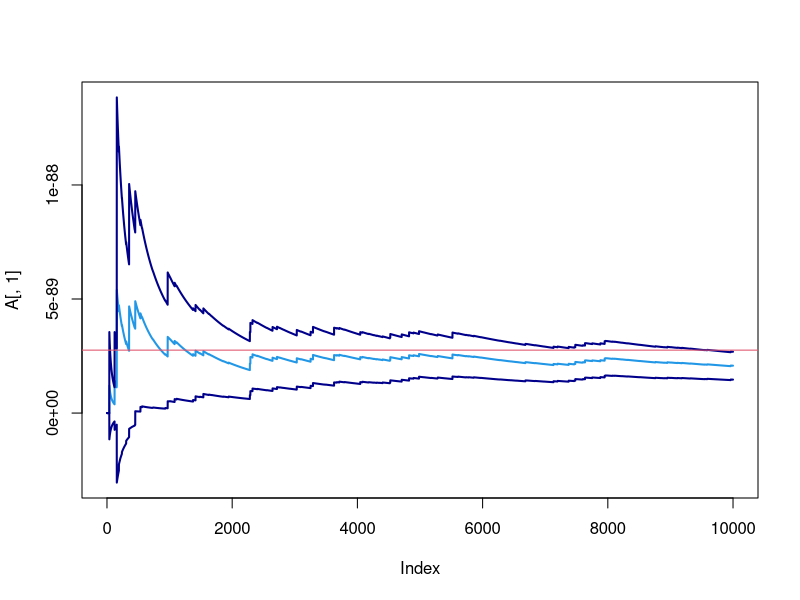
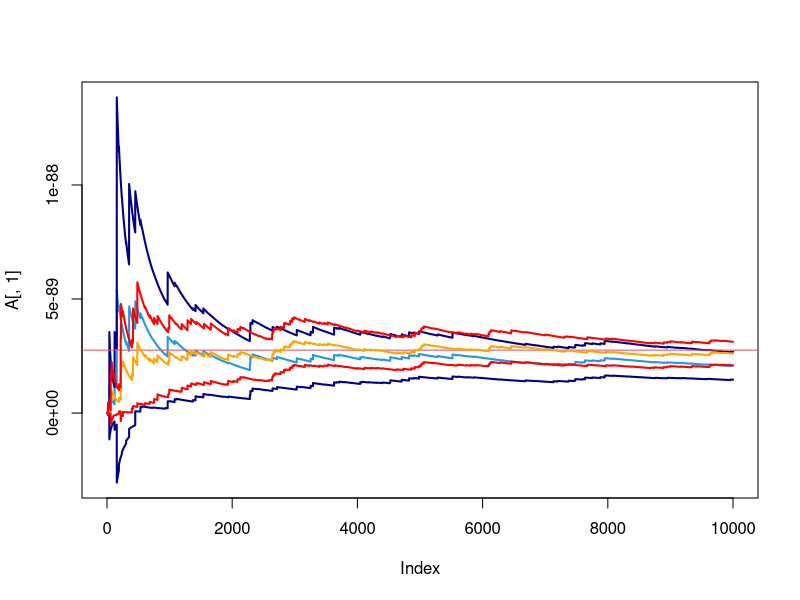

Generate these figures, in order, with R:
## ---- chunk 1
rm(list = ls())
set.seed(1234)

# Define the PDF of N(0,1)
f = function(x) 1/(sqrt(2*pi)*x^2)*exp(-(1/x)^2/2)

# Estimate the sd with a single run
cumsd_f = function(x){
  
  sapply(2:length(x), function(r) sd(f(x[1:r])))
  
}


# Plot the ergodic function and its uncertainty
plot_ergodic = function(output,theta){
  
  A = output
  x_top =    max(A[,1]+ 1.96 * A[,2])
  x_bottom = min(A[,1]- 1.96 * A[,2])
  
  plot(A[,1],type="l",col=4,lwd=2,ylim = c(x_bottom,x_top))
  lines(A[,1] + 1.96 * A[,2],
        type="l",col="darkblue",lwd=2)
  lines(A[,1] - 1.96 * A[,2],
        type="l",col="darkblue",lwd=2)
  
  abline(h=theta,col=2)
  
}

MC_ergodic = function(n_max, a=0, b=1/20){
  
  x = runif(n_max,a,b)
  
  thetahat = (b-a) * cumsum(f(x))/c(1:n_max)
  sdthetahat = (b-a)/sqrt(2:n_max) * cumsd_f(x)
  
  return(cbind(thetah = thetahat[-1], sd = sdthetahat))
}

# use the output of the integrate function as the real value
theta = integrate(f,0,1/20)
n = 10000
MC_res = MC_ergodic(n)
plot_ergodic(MC_res, theta[1])
## ---- chunk 2
# Repeat everything but using antithetic variables
cumsd_AV = function(x,xprime){
  sapply(2:length(x), function(r) 
    sd( (f(x[1:r])+f(xprime[1:r])) /2 ) )
}

AV_ergodic = function(n_max, a=0, b=1/20){
  
  x        = runif(n_max,a,b)
  xprime   = a+b-x
  h = (f(x) + f(xprime))/2
  thetahat = (b-a) * cumsum(h)/c(1:n_max)
  
  sdthetahat = (b-a)/sqrt(2:n_max) * cumsd_AV(x,xprime)
  
  return(cbind(thetah = thetahat[-1], sd = sdthetahat))
}

plot_ergodic(MC_res, theta[1])


AV_res = AV_ergodic(n_max = n)
A = AV_ergodic(n_max = n)
lines(A[,1],type="l",lwd=2,col="orange")
lines(A[,1] + 1.96 * A[,2],
      type="l",col="red",lwd=2)
lines(A[,1] - 1.96 * A[,2],
      type="l",col="red",lwd=2)

## ---- chunk 3
# Numerically
MC_res[n-1,]
AV_res[n-1,]
theta[1]
## ---- chunk 4
1-pnorm(20,0,1)
